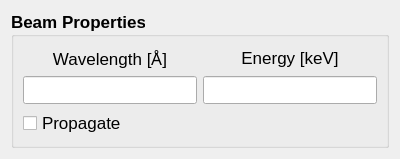
<?xml version="1.0" encoding="UTF-8"?>
<ui version="4.0">
 <class>Form</class>
 <widget class="QWidget" name="Form">
  <property name="geometry">
   <rect>
    <x>0</x>
    <y>0</y>
    <width>400</width>
    <height>135</height>
   </rect>
  </property>
  <property name="windowTitle">
   <string>Form</string>
  </property>
  <layout class="QVBoxLayout" name="verticalLayout">
   <item>
    <widget class="QGroupBox" name="groupBox">
     <property name="font">
      <font>
       <pointsize>13</pointsize>
       <weight>75</weight>
       <bold>true</bold>
      </font>
     </property>
     <property name="title">
      <string>Beam Properties</string>
     </property>
     <layout class="QVBoxLayout" name="verticalLayout_3">
      <item>
       <layout class="QGridLayout" name="gridLayout_2">
        <item row="0" column="0">
         <widget class="QLabel" name="label_3">
          <property name="sizePolicy">
           <sizepolicy hsizetype="Minimum" vsizetype="Minimum">
            <horstretch>0</horstretch>
            <verstretch>0</verstretch>
           </sizepolicy>
          </property>
          <property name="font">
           <font>
            <weight>50</weight>
            <bold>false</bold>
           </font>
          </property>
          <property name="text">
           <string>Wavelength [Å]</string>
          </property>
          <property name="alignment">
           <set>Qt::AlignCenter</set>
          </property>
         </widget>
        </item>
        <item row="1" column="0">
         <widget class="QLineEdit" name="lineEdit_3"/>
        </item>
        <item row="1" column="1">
         <widget class="QLineEdit" name="lineEdit_2"/>
        </item>
        <item row="0" column="1">
         <widget class="QLabel" name="label_4">
          <property name="sizePolicy">
           <sizepolicy hsizetype="Minimum" vsizetype="Minimum">
            <horstretch>0</horstretch>
            <verstretch>0</verstretch>
           </sizepolicy>
          </property>
          <property name="font">
           <font>
            <weight>50</weight>
            <bold>false</bold>
           </font>
          </property>
          <property name="text">
           <string>Energy [keV]</string>
          </property>
          <property name="alignment">
           <set>Qt::AlignCenter</set>
          </property>
         </widget>
        </item>
       </layout>
      </item>
      <item>
       <widget class="QCheckBox" name="checkBox">
        <property name="sizePolicy">
         <sizepolicy hsizetype="Minimum" vsizetype="Minimum">
          <horstretch>0</horstretch>
          <verstretch>0</verstretch>
         </sizepolicy>
        </property>
        <property name="font">
         <font>
          <weight>50</weight>
          <bold>false</bold>
         </font>
        </property>
        <property name="text">
         <string>Propagate</string>
        </property>
       </widget>
      </item>
     </layout>
    </widget>
   </item>
  </layout>
 </widget>
 <resources/>
 <connections/>
</ui>
